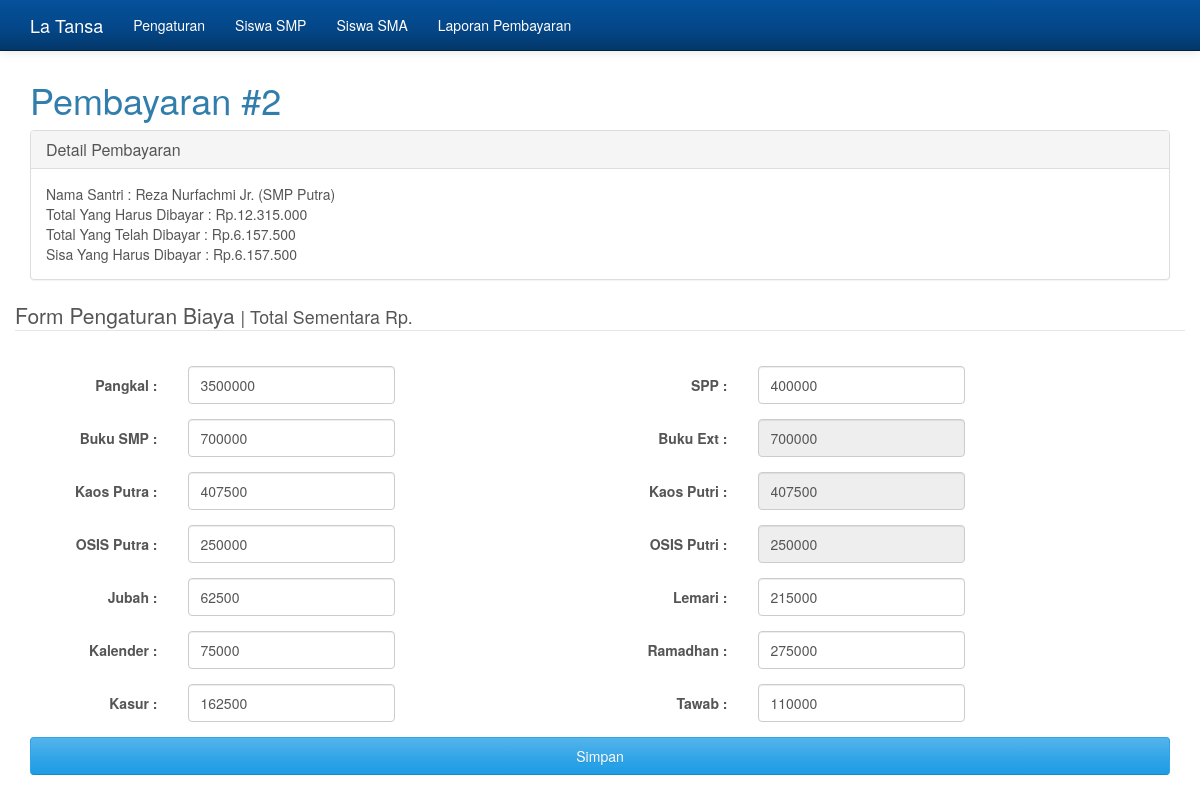
The page /?hal=bayar2&tipe=smp&id=1 on the database its author committed.
### tables this page shows
CREATE TABLE IF NOT EXISTS `siswa` (
`idsiswa` int(2) NOT NULL,
  `namasiswa` varchar(50) NOT NULL,
  `jk` enum('pa','pi') NOT NULL,
  `jenis` enum('smp','sma') NOT NULL
);

CREATE TABLE IF NOT EXISTS `bendahara1` (
  `nomor` int(2) NOT NULL,
  `pangkal` double DEFAULT NULL,
  `spp` double DEFAULT NULL,
  `buku_smp` double DEFAULT NULL,
  `buku_ext` double NOT NULL,
  `kalender` double DEFAULT NULL,
  `kasur` double DEFAULT NULL,
  `lemari` double DEFAULT NULL,
  `kaospa` double DEFAULT NULL,
  `kaospi` double NOT NULL,
  `osis` double DEFAULT NULL,
  `osispi` double NOT NULL,
  `jubah` double DEFAULT NULL,
  `ramadhan` double DEFAULT NULL,
  `tawab` double DEFAULT NULL,
  `total_pa_sd` double DEFAULT NULL,
  `total_pi_sd` double NOT NULL,
  `total_pa_smp` double NOT NULL,
  `total_pi_smp` double NOT NULL
);

CREATE TABLE IF NOT EXISTS `bta1` (
`nomor` int(2) NOT NULL,
  `idsiswa` int(3) DEFAULT NULL,
  `pangkal` double DEFAULT NULL,
  `spp` double DEFAULT NULL,
  `buku` double DEFAULT NULL,
  `kalender` double DEFAULT NULL,
  `kasur` double DEFAULT NULL,
  `lemari` double DEFAULT NULL,
  `kaos` double DEFAULT NULL,
  `osis` double DEFAULT NULL,
  `jubah` double DEFAULT NULL,
  `ramadhan` double DEFAULT NULL,
  `tawab` double DEFAULT NULL,
  `total` double DEFAULT NULL,
  `sisa` double DEFAULT NULL
);

### fungsi.php (called while the page is built, shortened)
<?php debug_backtrace() || die ("Direct access not permitted");
function getdata($id,$tabel,$where,$kolom){
	$qgetdata = mysql_query("select * from $tabel where $where='$id'");
	$dgetdata = mysql_fetch_array($qgetdata);
	return $dgetdata[$kolom];
}
?>

### bayar2.php (the view, shortened to what this page needs)
<h1>Pembayaran #2</h1>
<?php
$id = $_GET['id'];
$jk = getdata($id,'siswa','idsiswa','jk');
$sekolah = getdata($id,'siswa','idsiswa','jenis');
$namasiswa = getdata($id,'siswa','idsiswa','namasiswa');
$tipe = $_GET['tipe'];
$q = mysql_query("select * from bendahara1");
$d = mysql_fetch_object($q);
$qp1 = mysql_query("select * from bta1 where idsiswa='$id'");
$np1 = mysql_num_rows($qp1);
if($np1>=1){
	$dp1 = mysql_fetch_object($qp1);
	$total1 = $dp1->total;
	$sisa1 = $dp1->sisa;
}else{
	eksyen('Error! Lakukan Pembayaran #1 terlebih dahulu',"?hal=$sekolah");
}
$qp2 = mysql_query("select * from bta2 where idsiswa='$id'");
$np2 = mysql_num_rows($qp2);
if($jk=='pa'){
	if($tipe=='smp'){
		$totalharusdibayar = $d->total_pa_sd;
		$buku = $d->buku_smp;
	}elseif($tipe=='sma'){
		$totalharusdibayar = $d->total_pa_smp;
		$buku = $d->buku_ext;
	}else{
		eksyen('Error!',"?hal=$sekolah");
	}
	$kaos = $d->kaospa;
	$osis = $d->osis;
	$jubah = $d->jubah;
}
$tpangkal = $d->pangkal - $dp1->pangkal;
$tspp = $d->spp - $dp1->spp;
$tbuku = $buku - $dp1->buku;
$tkalender = $d->kalender - $dp1->kalender;
$tkaos = $kaos - $dp1->kaos;
$tosis = $osis - $dp1->osis;
$tjubah = $jubah - $dp1->jubah;
$tlemari = $d->lemari - $dp1->lemari;
$tramadhan = $d->ramadhan - $dp1->ramadhan;
$tkasur = $d->kasur - $dp1->kasur;
$ttawab = $d->tawab - $dp1->tawab;
?>
<?php if($np2<1){ ?>
<div class="panel panel-default">
	  <div class="panel-heading">
			<h3 class="panel-title">Detail Pembayaran</h3>
	  </div>
	  <div class="panel-body">
	  	Nama Santri : <?php echo $namasiswa;?> (<?php echo strtoupper($sekolah);?> <?php echo $jeka=($jk=='pa')?'Putra':'Putri';?>)<br>
			Total Yang Harus Dibayar : Rp.<?php echo number_format($totalharusdibayar,'0',',','.');?><br>
			Total Yang Telah Dibayar : Rp.<?php echo number_format($total1,'0',',','.');?><br>
			Sisa Yang Harus Dibayar : Rp.<?php echo number_format($sisa1,'0',',','.');?><br>
	  </div>
</div>
<form action="" method="POST" class="form-horizontal" role="form">
		<div class="form-group">
			<legend>Form Pengaturan Biaya <small>| Total Sementara Rp.<span id="totalsementara"></span></small></legend>
		</div>
	<div class="col-lg-6">
		<div class="form-group">
			<label for="input" class="col-sm-3 control-label">Pangkal :</label>
			<div class="col-sm-5">
				<input type="number" maxlength="9" name="pangkal" id="pangkal" class="form-control" value="<?php if($np2>=1){echo $d1->pangkal;}else{ echo $tpangkal;} ?>" onKeyPress="return num(this, event)" onKeyUp="hitung()">
			</div>
		</div>
		<div class="form-group">
			<label for="input" class="col-sm-3 control-label">Buku SMP :</label>
			<div class="col-sm-5">
				<input type="number" name="buku_smp" id="buku_smp" class="form-control" value="<?php if($np2>=1){echo $d1->buku_smp;}else{ echo $tbuku;} ?>" onKeyPress="return num(this, event)" <?php if($sekolah!='smp'){echo "readonly";} ?>>
			</div>
		</div>
		<div class="form-group">
			<label for="input" class="col-sm-3 control-label">Kaos Putra :</label>
			<div class="col-sm-5">
				<input type="number" name="kaospa" id="kaospa" class="form-control" value="<?php if($np2>=1){echo $d1->kaos;}else{ echo $tkaos;} ?>" onKeyPress="return num(this, event)" <?php if($jk!='pa'){echo "readonly";} ?>>
			</div>
		</div>
		<div class="form-group">
			<label for="input" class="col-sm-3 control-label">OSIS Putra :</label>
			<div class="col-sm-5">
				<input type="number" name="osis" id="osis" class="form-control" value="<?php if($np2>=1){echo $d->osis;}else{ echo $tosis;} ?>" onKeyPress="return num(this, event)" <?php if($jk!='pa'){echo "readonly";} ?>>
			</div>
		</div>
		<div class="form-group">
			<label for="input" class="col-sm-3 control-label">Jubah :</label>
			<div class="col-sm-5">
				<input type="number" name="jubah" id="jubah" class="form-control" value="<?php if($np2>=1){echo $d1->jubah;}else{ echo $tjubah;} ?>" onKeyPress="return num(this, event)" <?php if($jk!='pa'){echo "readonly";} ?>>
			</div>
		</div>
		<div class="form-group">
			<label for="input" class="col-sm-3 control-label">Kalender :</label>
			<div class="col-sm-5">
				<input type="number" name="kalender" id="kalender" class="form-control" value="<?php if($np2>=1){echo $d1->kalender;}else{ echo $tkalender;} ?>" onKeyPress="return num(this, event)">
			</div>
		</div>
		<div class="form-group">
			<label for="input" class="col-sm-3 control-label">Kasur :</label>
			<div class="col-sm-5">
				<input type="number" name="kasur" id="kasur" class="form-control" value="<?php if($np2>=1){echo $d1->kasur;}else{ echo $tkasur;} ?>" onKeyPress="return num(this, event)">
			</div>
		</div>
	</div>
	<div class="col-lg-6">
		<div class="form-group">
			<label for="input" class="col-sm-3 control-label">SPP :</label>
			<div class="col-sm-5">
				<input type="number" name="spp" id="spp" class="form-control" value="<?php if($np2>=1){echo $d1->spp;}else{ echo $tspp;} ?>" onKeyPress="return num(this, event)">
			</div>
		</div>
		<div class="form-group">
			<label for="input" class="col-sm-3 control-label">Buku Ext :</label>
			<div class="col-sm-5">
				<input type="number" name="buku_ext" id="buku_ext" class="form-control" value="<?php if($np2>=1){echo $d1->buku_ext;}else{ echo $tbuku;} ?>" onKeyPress="return num(this, event)" <?php if($sekolah!='sma'){echo "readonly";} ?>>
			</div>
		</div>
		<div class="form-group">
			<label for="input" class="col-sm-3 control-label">Kaos Putri :</label>
			<div class="col-sm-5">
				<input type="number" name="kaospi" id="kaospi" class="form-control" value="<?php if($np2>=1){echo $d1->kaos;}else{ echo $tkaos;} ?>" onKeyPress="return num(this, event)" <?php if($jk!='pi'){echo "readonly";} ?>>
			</div>
		</div>
		<div class="form-group">
			<label for="input" class="col-sm-3 control-label">OSIS Putri :</label>
			<div class="col-sm-5">
				<input type="number" name="osispi" id="osispi" class="form-control" value="<?php if($np2>=1){echo $d1->osis;}else{ echo $tosis;} ?>" onKeyPress="return num(this, event)" <?php if($jk!="pi"){echo "readonly";} ?>>
			</div>
		</div>
		<div class="form-group">
			<label for="input" class="col-sm-3 control-label">Lemari :</label>
			<div class="col-sm-5">
				<input type="number" name="lemari" id="lemari" class="form-control" value="<?php if($np2>=1){echo $d1->lemari;}else{ echo $tlemari;} ?>" onKeyPress="return num(this, event)">
			</div>
		</div>
		<div class="form-group">
			<label for="input" class="col-sm-3 control-label">Ramadhan :</label>
			<div class="col-sm-5">
				<input type="number" name="ramadhan" id="ramadhan" class="form-control" value="<?php if($np2>=1){echo $d1->ramadhan;}else{ echo $tramadhan;} ?>" onKeyPress="return num(this, event)">
			</div>
		</div>
		<div class="form-group">
			<label for="input" class="col-sm-3 control-label">Tawab :</label>
			<div class="col-sm-5">
				<input type="number" name="tawab" id="tawab" class="form-control" value="<?php if($np2>=1){echo $d1->tawab;}else{ echo $ttawab;} ?>" onKeyPress="return num(this, event)">
			</div>
		</div>
	</div>
		<div class="form-group">
			<div class="col-sm-12">
				<button type="submit" class="btn btn-block btn-primary">Simpan</button>
			</div>
		</div>
</form>
<?php }else{
	echo "Detail Pembayaran";
} ?>

### index.php (shortened to what this page needs)
<!DOCTYPE html>
<html lang="en">
<?php mysql_connect('localhost','root',''); mysql_select_db('latansa'); include 'fungsi.php';?>
<head>
    <link href="css/bootstrap.min.css" rel="stylesheet">
</head>
<body>
    <nav class="navbar navbar-inverse navbar-fixed-top" role="navigation">
        <div class="container">
            <div class="navbar-header">
                <a class="navbar-brand" href="index.php">La Tansa</a>
            </div>
            <div class="collapse navbar-collapse navbar-ex1-collapse">
                <ul class="nav navbar-nav">
                    <li><a href="?hal=pengaturan">Pengaturan</a></li>
                    <li><a href="?hal=smp">Siswa SMP</a></li>
                    <li><a href="?hal=sma">Siswa SMA</a></li>
                    <li><a href="?hal=laporan">Laporan Pembayaran</a></li>
                </ul>
            </div>
        </div>
    </nav>
    <div class="container">
        <div class="row">
            <div class="col-lg-12">
                <?php if(!isset($_GET['hal'])){ ?>
                <h1>Simulasi Pembayaran La Tansa</h1>
                <p>Oleh Tim La Tansa dan Reza Nurfachmi (alumni 2007)</p>
                <?php }else{ $hal=$_GET['hal']; include "$hal.php";} ?>
            </div>
        </div>
    </div>
</body>
</html>

### index.php (style rules this page uses)
body { margin-top: 60px; }

### rows shown on the page
siswa: namasiswa "Reza Nurfachmi Jr.", jenis "SMP", jk "Putra"
bendahara1: total_pa_sd "12.315.000", pangkal "3500000", buku_smp "700000", kaospa "407500", osis "250000", jubah "62500", kalender "75000", kasur "162500", spp "400000", buku_ext "700000", kaospi "407500", osispi "250000", lemari "215000", ramadhan "275000", tawab "110000"
bta1: total "6.157.500", sisa "6.157.500"
